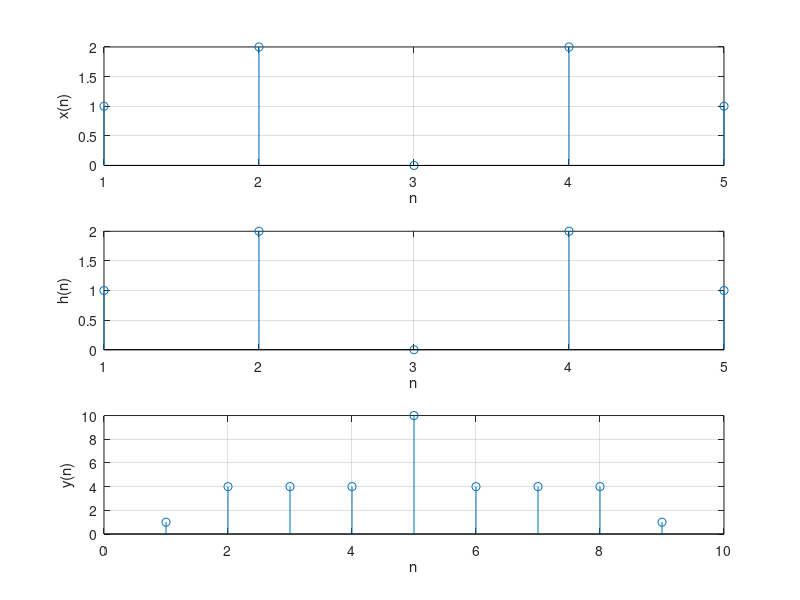

Source code (MATLAB):
x = [ 1,2,0,2,1 ];
h = [ 1,2,0,2,1 ];

y = conv(x,h)

subplot(3,1,1);
stem(x);
grid
xlabel( 'n' ) ; 
ylabel( 'x(n)' ) ; 

subplot(3,1,2);
stem(h);
grid
xlabel( 'n' ) ; 
ylabel( 'h(n)' ) ; 

subplot(3,1,3);
stem(y);
grid
xlabel( 'n' ) ; 
ylabel( 'y(n)' ) ;

[q,r] = deconv(y,h)
